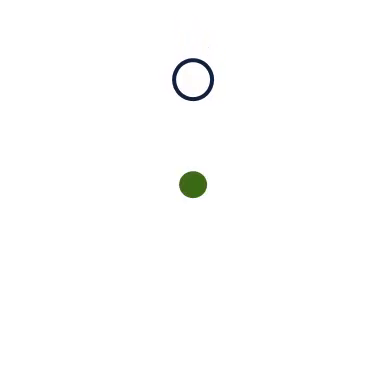
#> input picture frame 25 of Contours/`data/animation.mp4, 384 x 376 px
$ jupyter execute Q4.ipynb
#> lines starting #> are read from the running program, lines starting #| are printed output that depends on the picture; after the words box and inside, x2 and y2 are one past the last pixel; in counts of white or black regions, pixels touching at a corner belong together
References:

https://drive.google.com/file/d/1STKK4w3wAbHNCkI9idvV5KgFfV6mcH0u/view

https://drive.google.com/file/d/1TDY6d2VvJ2A44Rke35BR3Wh1kx1GbKVj/view

https://learnopencv.com/contour-detection-using-opencv-python-c/

https://learnopencv.com/reading-and-writing-videos-using-opencv/

https://stackoverflow.com/questions/4918425/subtract-a-value-from-every-number-in-a-list-in-python

Importing our required libraries

[cell 1]
import cv2
import numpy as np
import matplotlib.pyplot as plt

Reading our video path

[cell 2]
path = r"C:\Danyal\Work\FAST\Semester 5\Digital Image Processing\i192014_DanyalFaheem_19_A3\`data\animation.mp4"
video = cv2.VideoCapture(path)

[cell 3]
#Initiating a flag for later use
flag = False
#Reading our video path
video = cv2.VideoCapture(path)
#Making sure there is no error with the video object
if video.isOpened() == False:
    print("Error")
else:
    #Calculating the fps of the video
    fps = video.get(cv2.CAP_PROP_FPS)
    fps = int(fps)
#Looping till video plays
while (video.isOpened()):
    #Reading individual frames
    ret, frame = video.read()
#> frame is the input picture: shape (376, 384, 3); mean B, G, R 253.4, 253.6, 253.4
    if ret == True:
        #Thresholding our image to convert to Binary
        gray =  cv2.cvtColor(frame,cv2.COLOR_BGR2GRAY)
        thresh, out = cv2.threshold(gray,150,255,cv2.THRESH_BINARY)
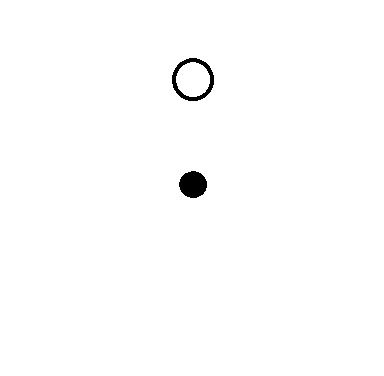
#> out: shape (376, 384); 99.3% white; 2 black regions
        #As we need the internal contours of the donut shape as well, finding the List contours
        contours, hierarchy = cv2.findContours(out,cv2.RETR_LIST,cv2.CHAIN_APPROX_SIMPLE)
#> contours = 4 contours; box (x1, y1, x2, y2) and area: (0, 0, 384, 376) 143625, (171, 57, 215, 102) 1479, (176, 62, 210, 97) 878, (178, 170, 208, 199) 622
        #Intializing our arrays for later use
        setx = sety = []
        #Looping through the entire contours list
        for i in range(len(contours)):
            #Finding the moments of the looping contours
            M = cv2.moments(contours[i])
            #Condition to make sure that we are not dividing by 0
            if M["m00"] != 0:
                #Finding center points of objects
                x = int(int(M["m10"]) / int(M["m00"]))
                y = int(int(M["m01"]) / int(M["m00"]))
                #Appending both x and y coordinates of the center points
                setx.append(x)
                sety.append(y)
#> this loop made 4 passes
#> (x, y) on passes 1 to 4: (192, 184), (192, 79), (192, 79), (191, 187)
#> after the loop, setx = [192, 184, 192, 79, 192, 79, 191, 187]; sety = [192, 184, 192, 79, 192, 79, 191, 187]
        #Subtracting max value in list from every value in list to give a range of 10
        setx = [x - max(setx) for x in setx]
#> setx = [0, -8, 0, -113, 0, -113, -1, -5]
        sety = [y - max(sety) for y in sety]
#> sety = [0, -8, 0, -113, 0, -113, -1, -5]
        #If all the centers of the objects lie in a range of 10 pixels, then we flip the flag and pause video
        if max(setx) <= 10 and min(setx) >= -10 and max(sety) <= 10 and min(sety) >= -10:
            flag = True
            break
        #Display frames
        cv2.imshow('Frame',frame)
        #Stop video if q pressed
        if cv2.waitKey(fps) & 0xFF == ord('q'):
#> (key q is pressed here)
                    break
    else:
        break
        cv2.destroyAllWindows()
#If our video was paused when all were in the centers, display the paused frame till any key pressed
if flag == True:
    cv2.imshow('Frame',frame)
    cv2.waitKey(0)
cv2.destroyAllWindows()
video.release()


$ run again, starting later in the video
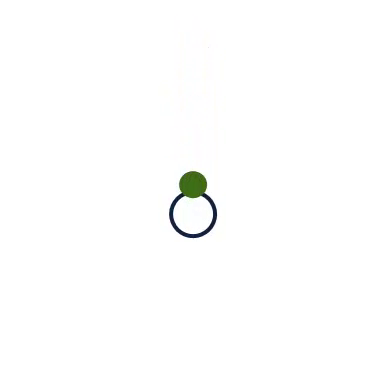
#> input picture frame 116 of Contours/`data/animation.mp4, 384 x 376 px
#> frame is the input picture: shape (376, 384, 3); mean B, G, R 253.3, 253.6, 253.4
#> `thresh, out = cv2.threshold(gray,150,255,cv2.THRESH_BINARY)`:
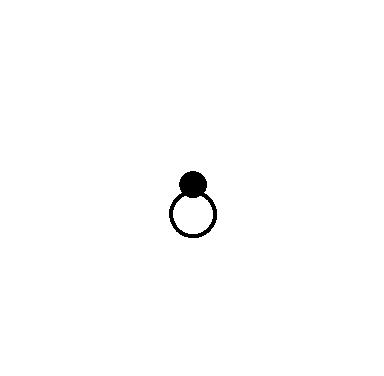
#> out: shape (376, 384); 99.3% white; 1 black region
#> contours = 3 contours; box (x1, y1, x2, y2) and area: (0, 0, 384, 376) 143625, (168, 170, 218, 239) 2359, (173, 196, 213, 234) 1152
#> the loop `for i in range(len(contours)):` made 3 passes
#> (x, y) on passes 1 to 3: (192, 214), (192, 207), (191, 187)
#> after the loop `for i in range(len(contours)):`: setx = [192, 214, 192, 207, 191, 187]
#> `setx = [x - max(setx) for x in setx]`: setx = [-22, 0, -22, -7, -23, -27]

$ run again, starting later in the video
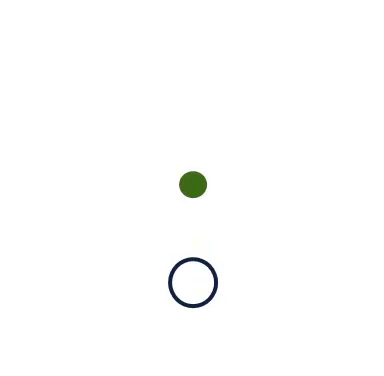
#> input picture frame 207 of Contours/`data/animation.mp4, 384 x 376 px
#> frame is the input picture: shape (376, 384, 3); mean B, G, R 253.2, 253.5, 253.2
#> `thresh, out = cv2.threshold(gray,150,255,cv2.THRESH_BINARY)`:
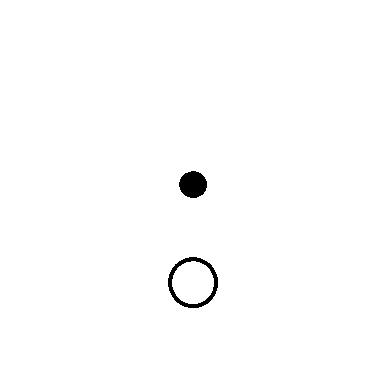
#> out: shape (376, 384); 99.2% white; 2 black regions
#> contours = 4 contours; box (x1, y1, x2, y2) and area: (0, 0, 384, 376) 143625, (167, 256, 219, 309) 2073, (172, 261, 214, 304) 1351, (178, 170, 208, 199) 622
#> the loop `for i in range(len(contours)):` made 4 passes
#> (x, y) on passes 1 to 4: (192, 282), (192, 282), (192, 184), (191, 187)
#> after the loop `for i in range(len(contours)):`: setx = [192, 282, 192, 282, 192, 184, 191, 187]
#> `setx = [x - max(setx) for x in setx]`: setx = [-90, 0, -90, 0, -90, -98, -91, -95]
